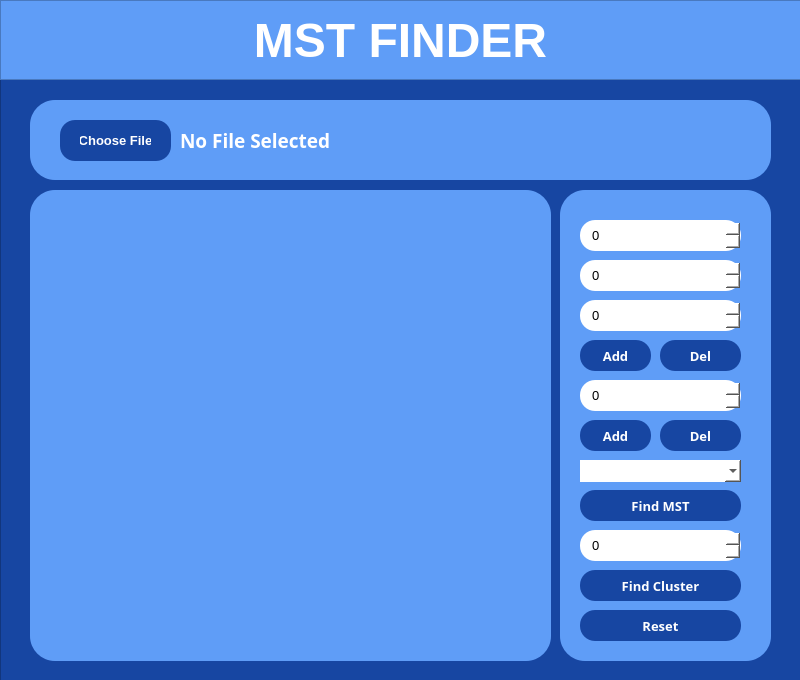
<?xml version="1.0" encoding="UTF-8"?>
<ui version="4.0">
 <class>MainWindow</class>
 <widget class="QMainWindow" name="MainWindow">
  <property name="geometry">
   <rect>
    <x>0</x>
    <y>0</y>
    <width>800</width>
    <height>680</height>
   </rect>
  </property>
  <property name="sizePolicy">
   <sizepolicy hsizetype="Fixed" vsizetype="Fixed">
    <horstretch>0</horstretch>
    <verstretch>0</verstretch>
   </sizepolicy>
  </property>
  <property name="minimumSize">
   <size>
    <width>800</width>
    <height>680</height>
   </size>
  </property>
  <property name="maximumSize">
   <size>
    <width>800</width>
    <height>680</height>
   </size>
  </property>
  <property name="windowTitle">
   <string>MainWindow</string>
  </property>
  <property name="styleSheet">
   <string notr="true"/>
  </property>
  <widget class="QWidget" name="centralwidget">
   <widget class="QLabel" name="header">
    <property name="geometry">
     <rect>
      <x>0</x>
      <y>0</y>
      <width>801</width>
      <height>81</height>
     </rect>
    </property>
    <property name="font">
     <font>
      <family>Segoe UI</family>
      <pointsize>36</pointsize>
      <weight>75</weight>
      <bold>true</bold>
     </font>
    </property>
    <property name="layoutDirection">
     <enum>Qt::LeftToRight</enum>
    </property>
    <property name="styleSheet">
     <string notr="true">color: white</string>
    </property>
    <property name="text">
     <string>MST FINDER</string>
    </property>
    <property name="alignment">
     <set>Qt::AlignCenter</set>
    </property>
   </widget>
   <widget class="QFrame" name="headerBar">
    <property name="geometry">
     <rect>
      <x>0</x>
      <y>0</y>
      <width>801</width>
      <height>80</height>
     </rect>
    </property>
    <property name="styleSheet">
     <string notr="true">background-color: #5F9DF7;</string>
    </property>
    <property name="frameShape">
     <enum>QFrame::StyledPanel</enum>
    </property>
    <property name="frameShadow">
     <enum>QFrame::Raised</enum>
    </property>
   </widget>
   <widget class="QFrame" name="background">
    <property name="geometry">
     <rect>
      <x>0</x>
      <y>0</y>
      <width>811</width>
      <height>691</height>
     </rect>
    </property>
    <property name="styleSheet">
     <string notr="true">background-color: #1746A2;</string>
    </property>
    <property name="frameShape">
     <enum>QFrame::StyledPanel</enum>
    </property>
    <property name="frameShadow">
     <enum>QFrame::Raised</enum>
    </property>
    <widget class="QFrame" name="frame">
     <property name="geometry">
      <rect>
       <x>30</x>
       <y>100</y>
       <width>741</width>
       <height>80</height>
      </rect>
     </property>
     <property name="styleSheet">
      <string notr="true">background-color: #5F9DF7;
border-radius: 25px;</string>
     </property>
     <property name="frameShape">
      <enum>QFrame::StyledPanel</enum>
     </property>
     <property name="frameShadow">
      <enum>QFrame::Raised</enum>
     </property>
     <widget class="QPushButton" name="fileButton">
      <property name="geometry">
       <rect>
        <x>30</x>
        <y>20</y>
        <width>111</width>
        <height>41</height>
       </rect>
      </property>
      <property name="font">
       <font>
        <family>Segoe UI</family>
        <pointsize>10</pointsize>
        <weight>75</weight>
        <bold>true</bold>
       </font>
      </property>
      <property name="styleSheet">
       <string notr="true">background-color: #1746A2;
color: white;
text-align: center;
padding: 10px 20px;
border-radius: 15px;</string>
      </property>
      <property name="text">
       <string>Choose File</string>
      </property>
     </widget>
     <widget class="QLabel" name="label">
      <property name="geometry">
       <rect>
        <x>150</x>
        <y>20</y>
        <width>571</width>
        <height>41</height>
       </rect>
      </property>
      <property name="font">
       <font>
        <family>Segoe UI Semibold</family>
        <pointsize>14</pointsize>
        <weight>75</weight>
        <bold>true</bold>
       </font>
      </property>
      <property name="styleSheet">
       <string notr="true">color: white;</string>
      </property>
      <property name="text">
       <string>No File Selected</string>
      </property>
     </widget>
    </widget>
    <widget class="QFrame" name="frame_2">
     <property name="geometry">
      <rect>
       <x>30</x>
       <y>190</y>
       <width>521</width>
       <height>471</height>
      </rect>
     </property>
     <property name="styleSheet">
      <string notr="true">background-color: #5F9DF7;
border-radius: 25px;</string>
     </property>
     <property name="frameShape">
      <enum>QFrame::StyledPanel</enum>
     </property>
     <property name="frameShadow">
      <enum>QFrame::Raised</enum>
     </property>
     <widget class="QFrame" name="visualization">
      <property name="geometry">
       <rect>
        <x>10</x>
        <y>10</y>
        <width>501</width>
        <height>441</height>
       </rect>
      </property>
      <property name="frameShape">
       <enum>QFrame::StyledPanel</enum>
      </property>
      <property name="frameShadow">
       <enum>QFrame::Raised</enum>
      </property>
     </widget>
    </widget>
    <widget class="QFrame" name="frame_3">
     <property name="geometry">
      <rect>
       <x>560</x>
       <y>190</y>
       <width>211</width>
       <height>471</height>
      </rect>
     </property>
     <property name="styleSheet">
      <string notr="true">background-color: #5F9DF7;
border-radius: 25px;</string>
     </property>
     <property name="frameShape">
      <enum>QFrame::StyledPanel</enum>
     </property>
     <property name="frameShadow">
      <enum>QFrame::Raised</enum>
     </property>
     <widget class="QSpinBox" name="vertex1">
      <property name="geometry">
       <rect>
        <x>20</x>
        <y>30</y>
        <width>161</width>
        <height>31</height>
       </rect>
      </property>
      <property name="font">
       <font>
        <family>Segoe UI</family>
        <pointsize>10</pointsize>
       </font>
      </property>
      <property name="styleSheet">
       <string notr="true">background-color: white;
border-radius: 15px;
padding: 5px 10px;
outline: none;
</string>
      </property>
     </widget>
     <widget class="QSpinBox" name="vertex2">
      <property name="geometry">
       <rect>
        <x>20</x>
        <y>70</y>
        <width>161</width>
        <height>31</height>
       </rect>
      </property>
      <property name="font">
       <font>
        <family>Segoe UI</family>
        <pointsize>10</pointsize>
       </font>
      </property>
      <property name="styleSheet">
       <string notr="true">background-color: white;
border-radius: 15px;
padding: 5px 10px;
outline: none;
</string>
      </property>
     </widget>
     <widget class="QSpinBox" name="weight">
      <property name="geometry">
       <rect>
        <x>20</x>
        <y>110</y>
        <width>161</width>
        <height>31</height>
       </rect>
      </property>
      <property name="font">
       <font>
        <family>Segoe UI</family>
        <pointsize>10</pointsize>
       </font>
      </property>
      <property name="styleSheet">
       <string notr="true">background-color: white;
border-radius: 15px;
padding: 5px 10px;
outline: none;
</string>
      </property>
     </widget>
     <widget class="QPushButton" name="addEdgeButton">
      <property name="geometry">
       <rect>
        <x>20</x>
        <y>150</y>
        <width>71</width>
        <height>31</height>
       </rect>
      </property>
      <property name="font">
       <font>
        <family>Segoe UI Semibold</family>
        <pointsize>10</pointsize>
        <weight>75</weight>
        <bold>true</bold>
       </font>
      </property>
      <property name="styleSheet">
       <string notr="true">background-color: #1746A2;
color: white;
text-align: center;
padding: 10px 20px;
border-radius: 15px;</string>
      </property>
      <property name="text">
       <string>Add</string>
      </property>
     </widget>
     <widget class="QPushButton" name="removeEdgeButton">
      <property name="geometry">
       <rect>
        <x>100</x>
        <y>150</y>
        <width>81</width>
        <height>31</height>
       </rect>
      </property>
      <property name="font">
       <font>
        <family>Segoe UI Semibold</family>
        <pointsize>10</pointsize>
        <weight>75</weight>
        <bold>true</bold>
       </font>
      </property>
      <property name="styleSheet">
       <string notr="true">background-color: #1746A2;
color: white;
text-align: center;
padding: 10px 20px;
border-radius: 15px;</string>
      </property>
      <property name="text">
       <string>Del</string>
      </property>
     </widget>
     <widget class="QSpinBox" name="vertexNumber">
      <property name="geometry">
       <rect>
        <x>20</x>
        <y>190</y>
        <width>161</width>
        <height>31</height>
       </rect>
      </property>
      <property name="font">
       <font>
        <family>Segoe UI</family>
        <pointsize>10</pointsize>
       </font>
      </property>
      <property name="styleSheet">
       <string notr="true">background-color: white;
border-radius: 15px;
padding: 5px 10px;
outline: none;
</string>
      </property>
     </widget>
     <widget class="QPushButton" name="removeVertexButton">
      <property name="geometry">
       <rect>
        <x>100</x>
        <y>230</y>
        <width>81</width>
        <height>31</height>
       </rect>
      </property>
      <property name="font">
       <font>
        <family>Segoe UI Semibold</family>
        <pointsize>10</pointsize>
        <weight>75</weight>
        <bold>true</bold>
       </font>
      </property>
      <property name="styleSheet">
       <string notr="true">background-color: #1746A2;
color: white;
text-align: center;
padding: 10px 20px;
border-radius: 15px;</string>
      </property>
      <property name="text">
       <string>Del</string>
      </property>
     </widget>
     <widget class="QPushButton" name="addVertexNumber">
      <property name="geometry">
       <rect>
        <x>20</x>
        <y>230</y>
        <width>71</width>
        <height>31</height>
       </rect>
      </property>
      <property name="font">
       <font>
        <family>Segoe UI Semibold</family>
        <pointsize>10</pointsize>
        <weight>75</weight>
        <bold>true</bold>
       </font>
      </property>
      <property name="styleSheet">
       <string notr="true">background-color: #1746A2;
color: white;
text-align: center;
padding: 10px 20px;
border-radius: 15px;</string>
      </property>
      <property name="text">
       <string>Add</string>
      </property>
     </widget>
     <widget class="QPushButton" name="clusterButton">
      <property name="geometry">
       <rect>
        <x>20</x>
        <y>380</y>
        <width>161</width>
        <height>31</height>
       </rect>
      </property>
      <property name="font">
       <font>
        <family>Segoe UI Semibold</family>
        <pointsize>10</pointsize>
        <weight>75</weight>
        <bold>true</bold>
       </font>
      </property>
      <property name="styleSheet">
       <string notr="true">background-color: #1746A2;
color: white;
text-align: center;
padding: 10px 20px;
border-radius: 15px;</string>
      </property>
      <property name="text">
       <string>Find Cluster</string>
      </property>
     </widget>
     <widget class="QSpinBox" name="clusterNumber">
      <property name="geometry">
       <rect>
        <x>20</x>
        <y>340</y>
        <width>161</width>
        <height>31</height>
       </rect>
      </property>
      <property name="font">
       <font>
        <family>Segoe UI</family>
        <pointsize>10</pointsize>
       </font>
      </property>
      <property name="styleSheet">
       <string notr="true">background-color: white;
border-radius: 15px;
padding: 5px 10px;
outline: none;
</string>
      </property>
     </widget>
     <widget class="QPushButton" name="mstButton">
      <property name="geometry">
       <rect>
        <x>20</x>
        <y>300</y>
        <width>161</width>
        <height>31</height>
       </rect>
      </property>
      <property name="font">
       <font>
        <family>Segoe UI Semibold</family>
        <pointsize>10</pointsize>
        <weight>75</weight>
        <bold>true</bold>
       </font>
      </property>
      <property name="styleSheet">
       <string notr="true">background-color: #1746A2;
color: white;
text-align: center;
padding: 10px 20px;
border-radius: 15px;</string>
      </property>
      <property name="text">
       <string>Find MST</string>
      </property>
     </widget>
     <widget class="QComboBox" name="algoBox">
      <property name="geometry">
       <rect>
        <x>20</x>
        <y>270</y>
        <width>161</width>
        <height>22</height>
       </rect>
      </property>
      <property name="font">
       <font>
        <family>Segoe UI</family>
        <pointsize>10</pointsize>
       </font>
      </property>
      <property name="styleSheet">
       <string notr="true">background-color: white;
border-radius: 15px;
padding: 5px 10px;
outline: none;
</string>
      </property>
      <property name="currentIndex">
       <number>-1</number>
      </property>
     </widget>
     <widget class="QPushButton" name="resetButton">
      <property name="geometry">
       <rect>
        <x>20</x>
        <y>420</y>
        <width>161</width>
        <height>31</height>
       </rect>
      </property>
      <property name="font">
       <font>
        <family>Segoe UI Semibold</family>
        <pointsize>10</pointsize>
        <weight>75</weight>
        <bold>true</bold>
       </font>
      </property>
      <property name="styleSheet">
       <string notr="true">background-color: #1746A2;
color: white;
text-align: center;
padding: 10px 20px;
border-radius: 15px;</string>
      </property>
      <property name="text">
       <string>Reset</string>
      </property>
     </widget>
    </widget>
   </widget>
   <zorder>background</zorder>
   <zorder>headerBar</zorder>
   <zorder>header</zorder>
  </widget>
 </widget>
 <resources/>
 <connections/>
</ui>
